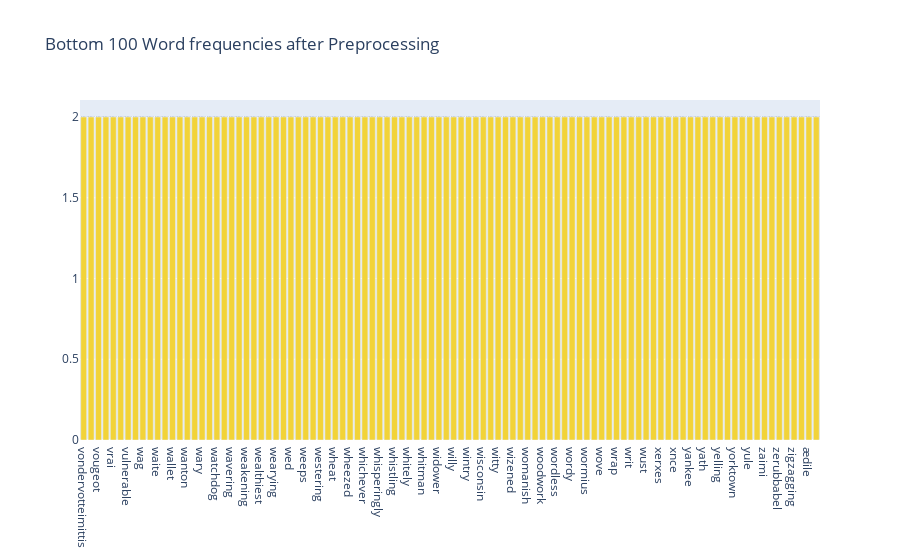

The cell this chart's notebook holds for it:
### Code cell
data = [go.Bar(
            x = x[-100:],
            y = y[-100:],
            marker= dict(colorscale='Portland',
                         color = y[-100:]
                        ),
            text='Word counts'
    )]

layout = go.Layout(
    title='Bottom 100 Word frequencies after Preprocessing'
)

fig = go.Figure(data=data, layout=layout)

py.iplot(fig, filename='basic-bar')
fig.show(renderer="colab")

### Figure 1 — Plotly figure (JSON) as saved in the notebook; plotly's stock layout.template omitted (floating-point values rounded to 4 significant figures)
{"data": [{"marker": {"color": [2, 2, 2, 2, 2, 2, 2, 2, 2, 2, 2, 2, 2, 2, 2, 2, 2, 2, 2, 2, 2, 2, 2, 2, 2, 2, 2, 2, 2, 2, 2, 2, 2, 2, 2, 2, 2, 2, 2, 2, 2, 2, 2, 2, 2, 2, 2, 2, 2, 2, 2, 2, 2, 2, 2, 2, 2, 2, 2, 2, 2, 2, 2, 2, 2, 2, 2, 2, 2, 2, 2, 2, 2, 2, 2, 2, 2, 2, 2, 2, 2, 2, 2, 2, 2, 2, 2, 2, 2, 2, 2, 2, 2, 2, 2, 2, 2, 2, 2, 2], "colorscale": [[0, "rgb(12,51,131)"], [0.25, "rgb(10,136,186)"], [0.5, "rgb(242,211,56)"], [0.75, "rgb(242,143,56)"], [1, "rgb(217,30,30)"]]}, "text": "Word counts", "x": ["vondervotteimittis", "votary", "vougeot", "vowel", "vrai", "vulgarly", "vulnerable", "waddle", "wag", "wainscot", "waite", "wale", "wallet", "wane", "wanton", "warn", "wary", "wast", "watchdog", "waver", "wavering", "waylayings", "weakening", "wealthier", "wealthiest", "wearily", "wearying", "webbed", "wed", "weekly", "weeps", "well", "westering", "westmorland", "wheat", "wheeled", "wheezed", "whereof", "whichever", "whir", "whisperingly", "whistle", "whistling", "whit", "whitely", "whitened", "whitman", "wholesale", "widower", "wield", "willy", "windward", "wintry", "wiping", "wisconsin", "wither", "witty", "wizardry", "wizened", "wolejko", "womanish", "womb", "woodwork", "woolwich", "wordless", "wordsworth", "wordy", "worker", "wormius", "wouldst", "wove", "wraith", "wrap", "wrestled", "writ", "wudn", "wust", "xari", "xerxes", "xii", "xnce", "xwl", "yankee", "yarn", "yath", "yea", "yelling", "yoke", "yorktown", "youngish", "yule", "yuletide", "zaimi", "zar", "zerubbabel", "zigzag", "zigzagging", "zodiacal", "ædile", "æronaut"], "y": [2, 2, 2, 2, 2, 2, 2, 2, 2, 2, 2, 2, 2, 2, 2, 2, 2, 2, 2, 2, 2, 2, 2, 2, 2, 2, 2, 2, 2, 2, 2, 2, 2, 2, 2, 2, 2, 2, 2, 2, 2, 2, 2, 2, 2, 2, 2, 2, 2, 2, 2, 2, 2, 2, 2, 2, 2, 2, 2, 2, 2, 2, 2, 2, 2, 2, 2, 2, 2, 2, 2, 2, 2, 2, 2, 2, 2, 2, 2, 2, 2, 2, 2, 2, 2, 2, 2, 2, 2, 2, 2, 2, 2, 2, 2, 2, 2, 2, 2, 2], "type": "bar"}], "layout": {"title": {"text": "Bottom 100 Word frequencies after Preprocessing"}}}
